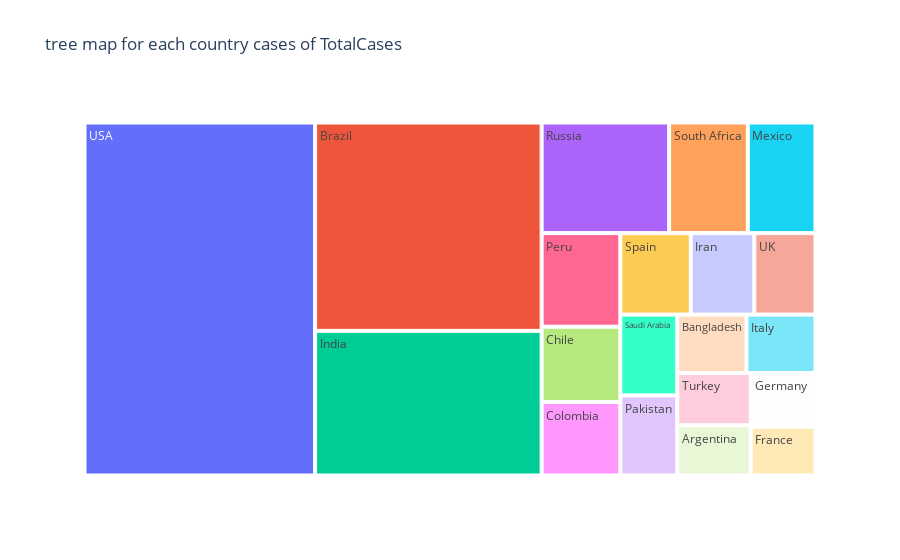
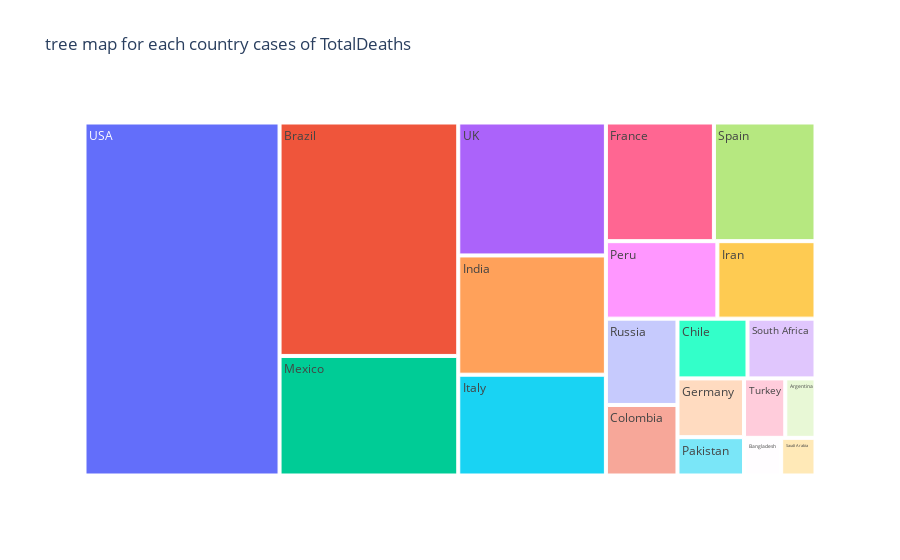
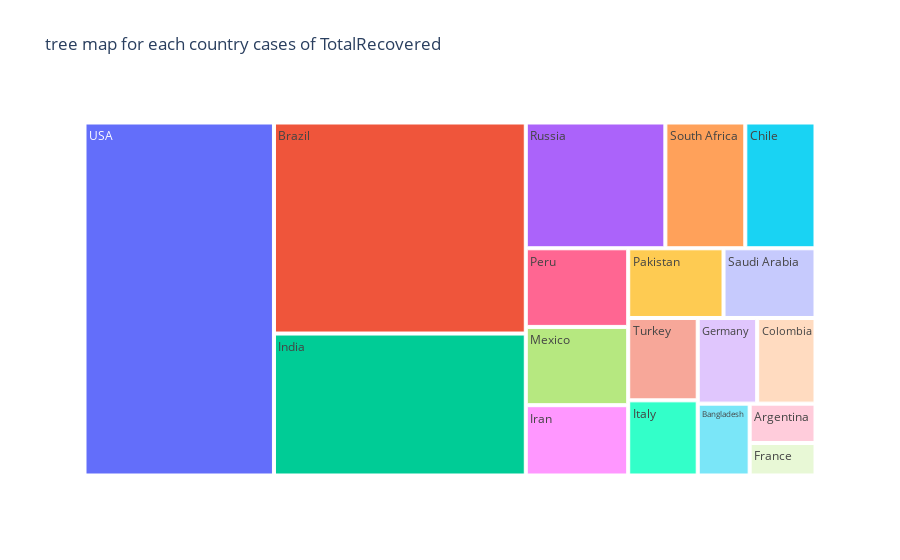
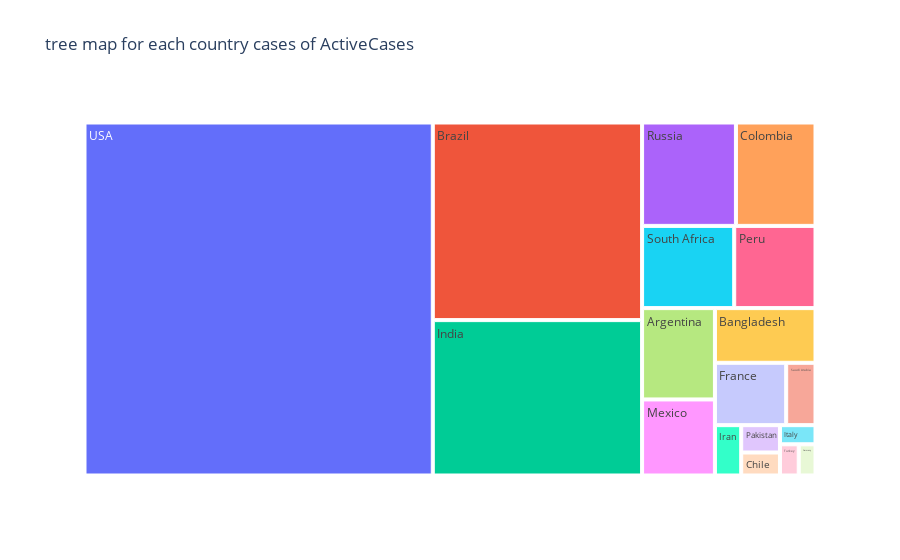

Notebook code cell kept with these figures, in order:
### Code cell
for i in columns:
    fig = px.treemap(world_data.iloc[0:20], values=i,path=["Country/Region"],title=f"tree map for each country cases of {i}")
    fig.show()

### Figure 1 — Plotly figure (JSON) as saved in the notebook; plotly's stock layout.template omitted (floating-point values rounded to 4 significant figures)
{"data": [{"branchvalues": "total", "domain": {"x": [0, 1], "y": [0, 1]}, "hovertemplate": "labels=%{label}<br>TotalCases=%{value}<br>parent=%{parent}<br>id=%{id}<extra></extra>", "ids": ["USA", "Brazil", "India", "Russia", "South Africa", "Mexico", "Peru", "Chile", "Colombia", "Spain", "Iran", "UK", "Saudi Arabia", "Pakistan", "Bangladesh", "Italy", "Turkey", "Argentina", "Germany", "France"], "labels": ["USA", "Brazil", "India", "Russia", "South Africa", "Mexico", "Peru", "Chile", "Colombia", "Spain", "Iran", "UK", "Saudi Arabia", "Pakistan", "Bangladesh", "Italy", "Turkey", "Argentina", "Germany", "France"], "name": "", "parents": ["", "", "", "", "", "", "", "", "", "", "", "", "", "", "", "", "", "", "", ""], "type": "treemap", "values": [5032000.0, 2918000.0, 2025000.0, 871900.0, 538200.0, 462700.0, 455400.0, 366700.0, 357700.0, 354500.0, 320100.0, 308100.0, 284200.0, 281900.0, 249700.0, 249200.0, 237300.0, 228200.0, 215200.0, 195600.0]}], "layout": {"legend": {"tracegroupgap": 0}, "title": {"text": "tree map for each country cases of TotalCases"}}}

### Figure 2 — Plotly figure (JSON) as saved in the notebook; plotly's stock layout.template omitted (floating-point values rounded to 4 significant figures)
{"data": [{"branchvalues": "total", "domain": {"x": [0, 1], "y": [0, 1]}, "hovertemplate": "labels=%{label}<br>TotalDeaths=%{value}<br>parent=%{parent}<br>id=%{id}<extra></extra>", "ids": ["USA", "Brazil", "India", "Russia", "South Africa", "Mexico", "Peru", "Chile", "Colombia", "Spain", "Iran", "UK", "Saudi Arabia", "Pakistan", "Bangladesh", "Italy", "Turkey", "Argentina", "Germany", "France"], "labels": ["USA", "Brazil", "India", "Russia", "South Africa", "Mexico", "Peru", "Chile", "Colombia", "Spain", "Iran", "UK", "Saudi Arabia", "Pakistan", "Bangladesh", "Italy", "Turkey", "Argentina", "Germany", "France"], "name": "", "parents": ["", "", "", "", "", "", "", "", "", "", "", "", "", "", "", "", "", "", "", ""], "type": "treemap", "values": [162800.0, 98640.0, 41640.0, 14610.0, 9604.0, 50520.0, 20420.0, 9889.0, 11940.0, 28500.0, 17980.0, 46410.0, 3055.0, 6035.0, 3306.0, 35190.0, 5798.0, 4251.0, 9252.0, 30310.0]}], "layout": {"legend": {"tracegroupgap": 0}, "title": {"text": "tree map for each country cases of TotalDeaths"}}}

### Figure 3 — Plotly figure (JSON) as saved in the notebook; plotly's stock layout.template omitted (floating-point values rounded to 4 significant figures)
{"data": [{"branchvalues": "total", "domain": {"x": [0, 1], "y": [0, 1]}, "hovertemplate": "labels=%{label}<br>TotalRecovered=%{value}<br>parent=%{parent}<br>id=%{id}<extra></extra>", "ids": ["USA", "Brazil", "India", "Russia", "South Africa", "Mexico", "Peru", "Chile", "Colombia", "Spain", "Iran", "UK", "Saudi Arabia", "Pakistan", "Bangladesh", "Italy", "Turkey", "Argentina", "Germany", "France"], "labels": ["USA", "Brazil", "India", "Russia", "South Africa", "Mexico", "Peru", "Chile", "Colombia", "Spain", "Iran", "UK", "Saudi Arabia", "Pakistan", "Bangladesh", "Italy", "Turkey", "Argentina", "Germany", "France"], "name": "", "parents": ["", "", "", "", "", "", "", "", "", "", "", "", "", "", "", "", "", "", "", ""], "type": "treemap", "values": [2577000.0, 2048000.0, 1377000.0, 676400.0, 387300.0, 308800.0, 310300.0, 340200.0, 192400.0, 0.0, 277500.0, 0.0, 247100.0, 256100.0, 143800.0, 201300.0, 220500.0, 99850.0, 196200.0, 82460.0]}], "layout": {"legend": {"tracegroupgap": 0}, "title": {"text": "tree map for each country cases of TotalRecovered"}}}

### Figure 4 — Plotly figure (JSON) as saved in the notebook; plotly's stock layout.template omitted (floating-point values rounded to 4 significant figures)
{"data": [{"branchvalues": "total", "domain": {"x": [0, 1], "y": [0, 1]}, "hovertemplate": "labels=%{label}<br>ActiveCases=%{value}<br>parent=%{parent}<br>id=%{id}<extra></extra>", "ids": ["USA", "Brazil", "India", "Russia", "South Africa", "Mexico", "Peru", "Chile", "Colombia", "Spain", "Iran", "UK", "Saudi Arabia", "Pakistan", "Bangladesh", "Italy", "Turkey", "Argentina", "Germany", "France"], "labels": ["USA", "Brazil", "India", "Russia", "South Africa", "Mexico", "Peru", "Chile", "Colombia", "Spain", "Iran", "UK", "Saudi Arabia", "Pakistan", "Bangladesh", "Italy", "Turkey", "Argentina", "Germany", "France"], "name": "", "parents": ["", "", "", "", "", "", "", "", "", "", "", "", "", "", "", "", "", "", "", ""], "type": "treemap", "values": [2293000.0, 771300.0, 606400.0, 180900.0, 141300.0, 103300.0, 124600.0, 16610.0, 153400.0, 0.0, 24680.0, 0.0, 34080.0, 19770.0, 102500.0, 12690.0, 10920.0, 124100.0, 9758.0, 82860.0]}], "layout": {"legend": {"tracegroupgap": 0}, "title": {"text": "tree map for each country cases of ActiveCases"}}}
